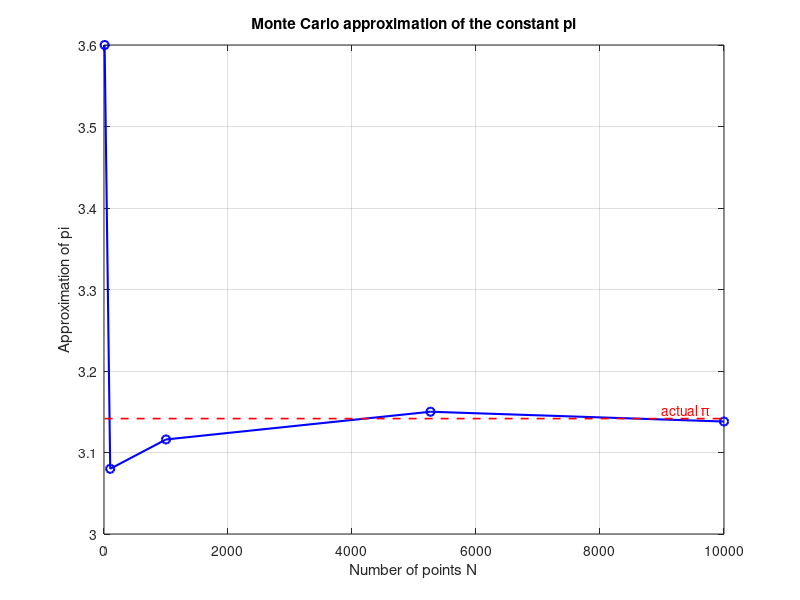

The MATLAB source for this figure:
function MCpi()
    % MCpi: Estimation of the constant pi using Monte Carlo simulation
    % We define a square with side length a = 1 and an inscribed circle with radius r = a/2

    a = 1;          % side length of the square
    r = a / 2;      % radius of the circle
    cx = r; cy = r; % coordinates of the circle's center

    % Different values of N (number of random points)
    N_values = [10, 100, 1000, 5266, 10000];
    pi_estimates = zeros(size(N_values));

    fprintf('Monte Carlo estimation of pi:\n');
    fprintf('--------------------------------\n');

    for i = 1:length(N_values)
        N = N_values(i);

        % Generate N random points inside the square [0, a] x [0, a]
        x = rand(1, N) * a;
        y = rand(1, N) * a;

        % Check how many points are inside the circle
        d = sqrt((x - cx).^2 + (y - cy).^2);
        inside = sum(d <= r);

        % Compute the approximation of pi
        pi_est = 4 * (inside / N);
        pi_estimates(i) = pi_est;

        fprintf('N = %5d  -->  Approximation of pi = %.6f\n', N, pi_est);
    end

    % Plot the results
    figure;
    plot(N_values, pi_estimates, 'o-b', 'LineWidth', 1.5);
    hold on;
    plot([min(N_values), max(N_values)], [pi, pi], '--r', 'LineWidth', 1.2);
    text(N_values(end)*0.9, pi+0.01, 'actual π', 'Color', 'r');
    xlabel('Number of points N');
    ylabel('Approximation of pi');
    title('Monte Carlo approximation of the constant pi');
    grid on;

    fprintf('--------------------------------\n');
    fprintf('Execution finished.\n');
end
